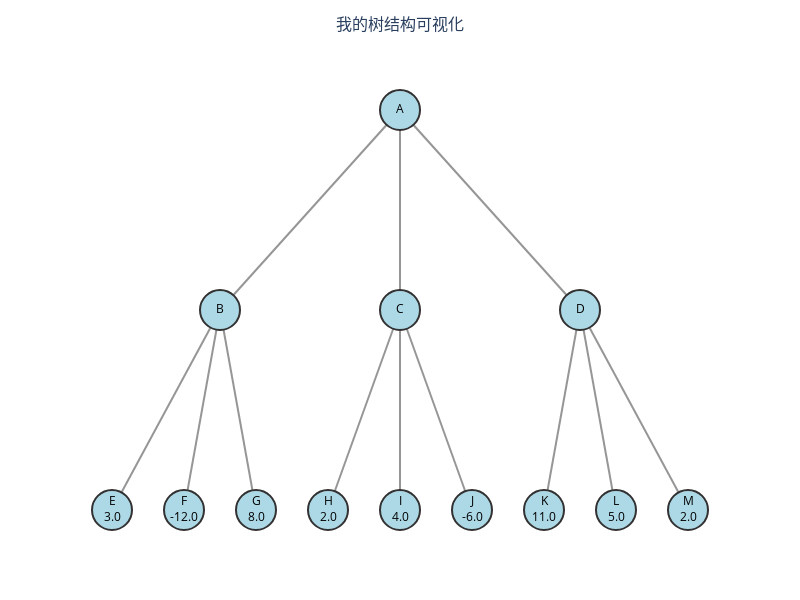

This figure's notebook cell:
### Code cell
# 树结构可视化 - Jupyter Notebook 示例

# 导入模块
from tree_visualizer import TreeVisualizer

# 创建可视化器实例
visualizer = TreeVisualizer()

# 1. 解析txt文件
visualizer.parse_file('tree_input.txt')

# 2. 生成可视化图形
fig = visualizer.visualize(
    title="我的树结构可视化",
    width=800,
    height=600
)

# 3. 显示图形
fig.show()

# 4. （可选）保存为HTML文件
# fig.write_html("tree_visualization.html")

### Figure 1 — Plotly figure (JSON) as saved in the notebook; plotly's stock layout.template omitted (floating-point values rounded to 4 significant figures)
{"data": [{"hoverinfo": "none", "line": {"color": "rgb(150,150,150)", "width": 2}, "mode": "lines", "showlegend": false, "type": "scatter", "x": [0.5, 0.25, null, 0.5, 0.5, null, 0.5, 0.75, null, 0.25, 0.1, null, 0.25, 0.2, null, 0.25, 0.3, null, 0.5, 0.4, null, 0.5, 0.5, null, 0.5, 0.6, null, 0.75, 0.7, null, 0.75, 0.8, null, 0.75, 0.9, null], "y": [0, -1, null, 0, -1, null, 0, -1, null, -1, -2, null, -1, -2, null, -1, -2, null, -1, -2, null, -1, -2, null, -1, -2, null, -1, -2, null, -1, -2, null, -1, -2, null]}, {"hoverinfo": "text", "hovertext": ["节点: A", "节点: B", "节点: C", "节点: D", "节点: E<br>值: 3.0", "节点: F<br>值: -12.0", "节点: G<br>值: 8.0", "节点: H<br>值: 2.0", "节点: I<br>值: 4.0", "节点: J<br>值: -6.0", "节点: K<br>值: 11.0", "节点: L<br>值: 5.0", "节点: M<br>值: 2.0"], "marker": {"color": "lightblue", "line": {"color": "rgb(50,50,50)", "width": 2}, "size": 40}, "mode": "markers+text", "showlegend": false, "text": ["A", "B", "C", "D", "E<br>3.0", "F<br>-12.0", "G<br>8.0", "H<br>2.0", "I<br>4.0", "J<br>-6.0", "K<br>11.0", "L<br>5.0", "M<br>2.0"], "textfont": {"color": "black", "size": 12}, "textposition": "middle center", "type": "scatter", "x": [0.5, 0.25, 0.5, 0.75, 0.1, 0.2, 0.3, 0.4, 0.5, 0.6, 0.7, 0.8, 0.9], "y": [0, -1, -1, -1, -2, -2, -2, -2, -2, -2, -2, -2, -2]}], "layout": {"height": 600, "margin": {"b": 40, "l": 40, "r": 40, "t": 60}, "plot_bgcolor": "white", "title": {"font": {"size": 16}, "text": "我的树结构可视化", "x": 0.5}, "width": 800, "xaxis": {"range": [0, 1], "showgrid": false, "showticklabels": false, "zeroline": false}, "yaxis": {"showgrid": false, "showticklabels": false, "zeroline": false}}}
